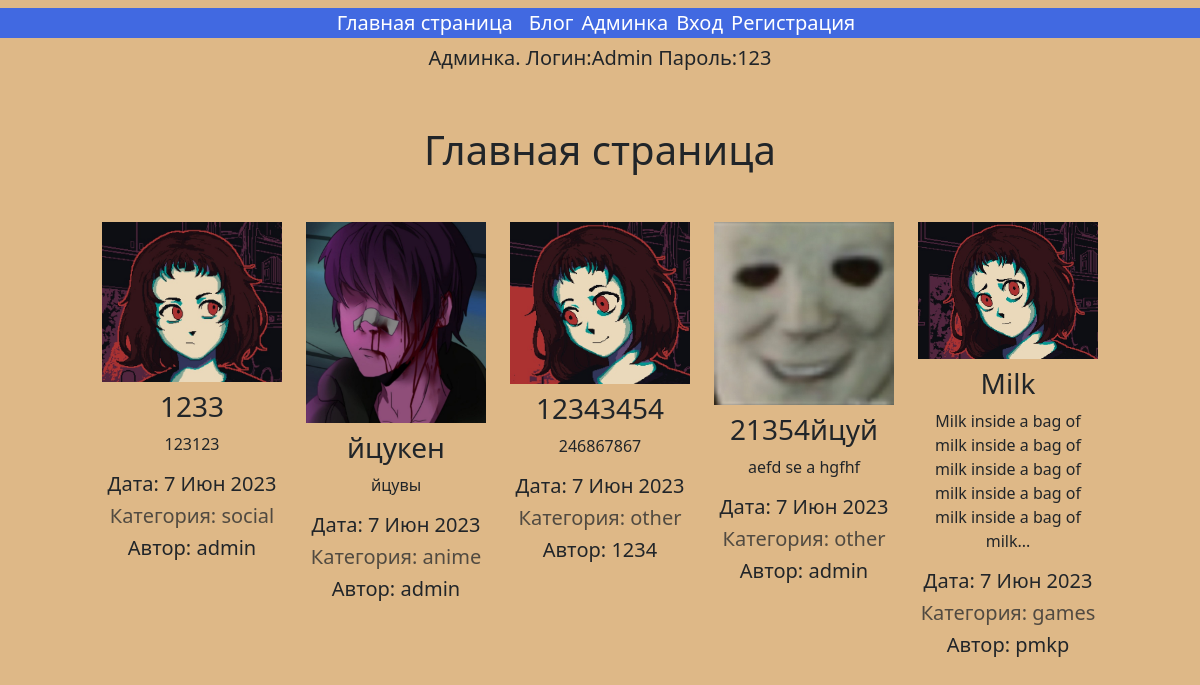
The page / on the database its author committed.
### main/models.py (models this page shows, shortened)
class Blog(models.Model):
    title = models.CharField(max_length=100)
    description = models.CharField(max_length=250)
    image = models.ImageField(upload_to='main/images')
    url = models.URLField(blank=True)
    date = models.DateField(default=timezone.now)
    user = models.ForeignKey(User, on_delete=models.CASCADE, null=True, default=None)
    categories = models.ManyToManyField(Category, related_name='blogs', blank=True)

class Category(models.Model):
    name = models.CharField(max_length=100)

### main/views.py (the view)
# urls.py: path('', home, name='home'),
def home(request):
    blogs = Blog.objects.order_by('-date')[:5]
    return render(request, 'main/home.html', {'blogs': blogs}
)

### main/templates/main/home.html
{% extends 'main/base.html' %}
{% block content %}
<h1 class="font-weight-bold text-center mb-5 mt-5">Главная страница</h1>
<div class="row justify-content-center">
	{% for blog in blogs %}
	  <div class="col-md-2">
	    {% if blog.url %}
		 <a href="{{ blog.url }}">
		   <img src="{{ blog.image.url }}" class="img-fluid mb-2"/>
		 </a>
	    {% else %}
		 <img src="{{ blog.image.url }}" class="img-fluid mb-2"/>
	    {% endif %}
	    <div class="text-center">
		   <h3>{{ blog.title }}</h3>
		   <p>{{ blog.description }}</p>
		   <h5>Дата: {{ blog.date|date:'j M Y' }}</h5>
		   <h5 class="text-muted" >Категория: {{ blog.categories.first.name }}</h5>
		   <h5>Автор: {{ blog.user}}</h5>
	    </div>
	  </div>
	{% endfor %}
 </div>
{% endblock %}

### main/templates/main/base.html (shortened to what this page needs)
{% load static %}
{% load django_bootstrap5 %}
{% bootstrap_css %}
<!DOCTYPE html>
<html lang="en">
<head>
    <link rel="stylesheet" href="{% static 'main/custom.css' %}">
</head>
<body>
    {% if user.is_authenticated %}
    <form method="post" action="{% url 'logoutUser' %}">
        {% csrf_token %}
        <div class="d-flex mt-3 justify-content-center" style="font-size: 20px; background: #4169E1;">
            <a href="{% url 'home' %}" class="me-3" style="color: white;">Главная страница</a>
            <a href="{% url 'account' %}" class="me-4" style="color: white;">Аккаунт</a>
            <a href="{% url 'blog' %}" class="me-3" style="color: white;">Блог</a>
            <button type="submit" class="btn btn-danger">Выход</button>
        </div>
    </form>
        </div>
        {% else %}
        <div class="d-flex mt-2 justify-content-center" style="font-size: 20px; background: #4169E1;">
            <a href="{% url 'home' %}" class="me-3" style="color: white;">Главная страница</a>
            <a href="{% url 'blog' %}" class="me-2" style="color: white;">Блог</a>
            <a href="{% url 'admin:index' %}" class="me-2" style="color: white;">Админка</a>
            <a href="{% url 'loginUser' %}" class="me-2" style="color: white;">Вход</a>
            <a href="{% url 'register' %}" class="me-2" style="color: white;">Регистрация</a>
        </div>
        <div class="d-flex mt-2 justify-content-center" style="font-size: 20px;">
          <h5>Админка. Логин:Admin Пароль:123</h5>
      </div>
        {% endif %}
</body>
</html>
{% block content %}{% endblock %}

### static/main/custom.css (style rules this page uses)
body { background-color: rgb(222, 184, 135); }
a { text-decoration: none; }

### rows shown on the page
Blog: image (picture), title "1233", description "123123", date "7 Июн 2023", categories.first.name "social", user "admin"
Blog: image (picture), title "йцукен", description "йцувы", date "7 Июн 2023", categories.first.name "anime", user "admin"
Blog: image (picture), title "12343454", description "246867867", date "7 Июн 2023", categories.first.name "other", user "1234"
Blog: image (picture), title "21354йцуй", description "aefd se a hgfhf", date "7 Июн 2023", categories.first.name "other", user "admin"
Blog: image (picture), title "Milk", description "Milk inside a bag of milk inside a bag of milk inside a bag of milk inside a bag of milk inside a bag of milk...", date "7 Июн 2023", categories.first.name "games", user "pmkp"
